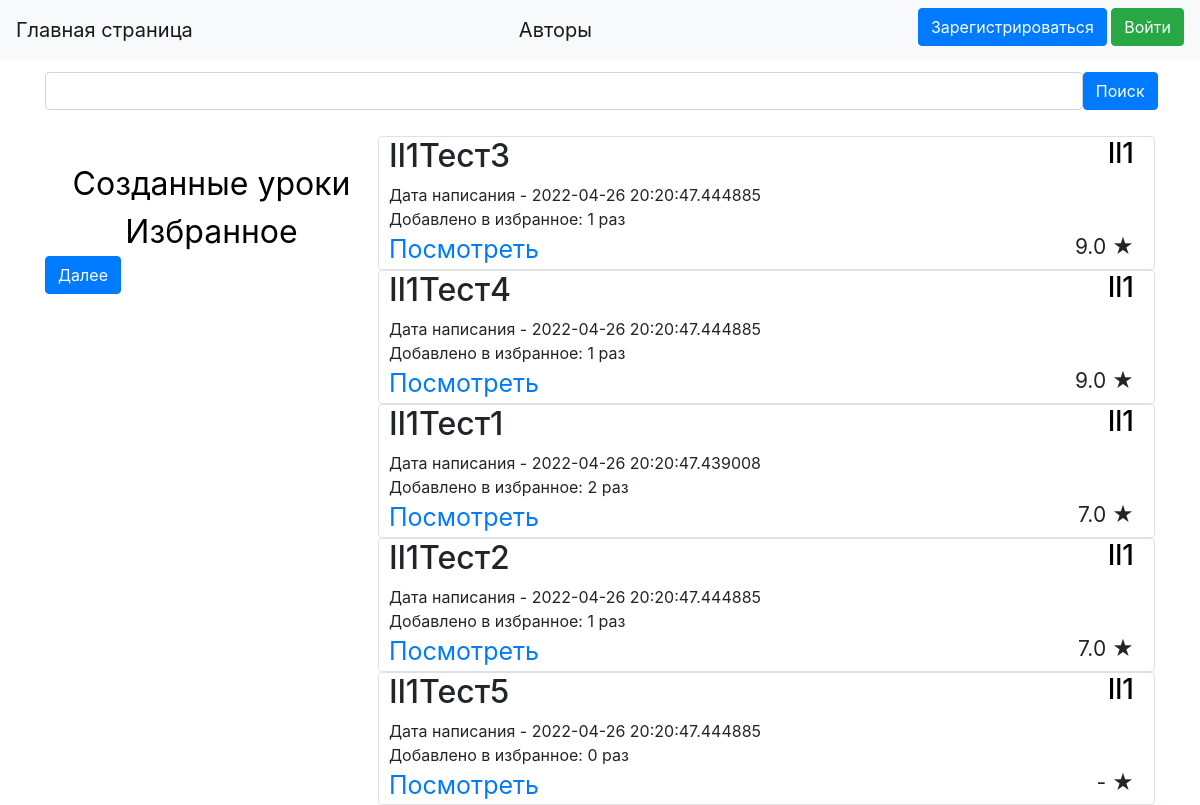
The page /profile/Il1 on the database its author committed.
### data1/lessons.py (models this page shows, shortened)
class Lesson(SqlAlchemyBase):
    __tablename__ = 'lessons'
    id = sqlalchemy.Column(sqlalchemy.Integer,
                           primary_key=True, autoincrement=True)
    title = sqlalchemy.Column(sqlalchemy.String, nullable=True)
    content = sqlalchemy.Column(sqlalchemy.String, nullable=True)
    added_to_favorites_count = sqlalchemy.Column(sqlalchemy.Integer, default=0)
    rate = sqlalchemy.Column(sqlalchemy.Float, default=0)
    rates_count = sqlalchemy.Column(sqlalchemy.Integer, default=0)
    created_date = sqlalchemy.Column(sqlalchemy.DateTime,
                                     default=datetime.datetime.now)
    user_id = sqlalchemy.Column(sqlalchemy.Integer,
                                sqlalchemy.ForeignKey("users.id"))
    user = orm.relation('User')
    favourites = orm.relation("Favourites", back_populates='lesson')

### data1/users.py (models this page shows, shortened)
class User(SqlAlchemyBase, UserMixin):
    __tablename__ = 'users'
    id = sqlalchemy.Column(sqlalchemy.Integer,
                           primary_key=True, autoincrement=True)
    name = sqlalchemy.Column(sqlalchemy.String, unique=True, nullable=True)
    about = sqlalchemy.Column(sqlalchemy.String, nullable=True)
    email = sqlalchemy.Column(sqlalchemy.String,
                              index=True, unique=True, nullable=True)
    hashed_password = sqlalchemy.Column(sqlalchemy.String, nullable=True)
    created_lessons_count = sqlalchemy.Column(sqlalchemy.Integer, default=0)
    favourites_lessons_count = sqlalchemy.Column(sqlalchemy.Integer, default=0)
    created_date = sqlalchemy.Column(sqlalchemy.DateTime,
                                     default=datetime.datetime.now)
    lessons = orm.relation("Lesson", back_populates='user')
    favourites = orm.relation("Favourites", back_populates='user')

### LearnCreator.py (the view, shortened to what this page needs)
@app.route('/profile/<string:name>', methods=['GET', 'POST'])
def watch_profile(name):
    global limit, user_now, profile, FirstResult, search_now, lessons_now_count
    search = SearchForm()
    if name != user_now:
        profile = 'your_lessons'
        search_now, user_now, FirstResult, limit = start_parameters()
    if request.method == "POST":
        FirstResult = 0
        limit = 5
        search_now = search.search.data
    db_sess = db_session.create_session()
    user = db_sess.query(User).filter(User.name == name).first()
    user_now = user.name
    db_sess = db_session.create_session()
    my_favourites_ids = []
    if current_user.is_authenticated:
        my_favourites_ids = [x.lesson_id for x in
                             db_sess.query(Favourites.lesson_id).filter(
                                 Favourites.user_id == current_user.id).distinct()]
    favourites_ids = [x.lesson_id for x in
                      db_sess.query(Favourites.lesson_id).filter(Favourites.user_id == user.id).distinct()]
    if profile == 'your_lessons':
        lessons = db_sess.query(Lesson).filter(Lesson.title.like(f'%{search_now}%') | Lesson.title.like(
            '%' + str(search_now).capitalize() + '%') | Lesson.title.like(
            '%' + str(search_now).lower() + '%') | Lesson.title.like(
            '%' + str(search_now).upper() + '%'), Lesson.user_id == user.id).order_by(-Lesson.rate,
                                                                                      -Lesson.added_to_favorites_count,
                                                                                      Lesson.title)[
                  FirstResult:limit]
        lessons_now_count = db_sess.query(Lesson).filter(Lesson.title.like(f'%{search_now}%') | Lesson.title.like(
            '%' + str(search_now).capitalize() + '%') | Lesson.title.like(
            '%' + str(search_now).lower() + '%') | Lesson.title.like(
            '%' + str(search_now).upper() + '%'), Lesson.user_id == user.id).count()
    return render_template('profile.html', user=user, profile=profile, lessons=lessons, search=search,
                           lessons_now_count=lessons_now_count, FirstResult=FirstResult, limit=limit,
                           my_favourites_ids=my_favourites_ids)

### forms/search.py
class SearchForm(FlaskForm):
    search = StringField('Поиск')
    select = SubmitField('Поиск')
    estimate = StringField('Оценка')
    further = SubmitField('Далее')
    back = SubmitField('Назад')

### data1/db_session.py (called while the page is built)
def create_session() -> Session:
    global __factory
    return __factory()

### templates/profile.html (shortened to what this page needs)
{% extends "base.html" %}
{% block content %}
<br>
<form action="" method="post">
    <div style="float: left; width: 93.5%">{{ search.search(class="form-control") }}</div>
    <div style="float: right; width: 6.5%">{{ search.select(type="submit", class="btn btn-primary")
        }}
    </div>
</form>
<br>
<div class="text_url" style="float: left">
    <a href="/your_lessons" class="url">Созданные уроки</a><br>
    <a href="/your_favourites" class="url">Избранное</a>
</div>
<div style="padding-top: 40px">
    {% for item in lessons%}
    <div class="col-md6 border rounded" style="float: right; width: 70%">
        <h2 style="float: left; width: 50%; padding-left: 10px">{{item.title}}</h2>
        <h3 style="float: right; width: 50%; padding-right: 20px" align="right">
            <a href="/profile/{{ item.user.name }}" class="url1">{{item.user.name}}</a>
        </h3>
        <div style="float:left; width: 100%; padding-left: 10px">
            Дата написания - {{item.created_date}}
        </div>
        <div style="padding-left: 10px">
            Добавлено в избранное: {{item.added_to_favorites_count}} раз
        </div>
        <div style="float: right; width: 14.1%; font-size: 21px; padding-right: 20px" align="right">
            {% if item.rates_count>0%}
            {{item.rate}} &#9733
            {% else %}
            - &#9733
            {% endif %}
        </div>
        <div class="text3" style="font-size: 25px;  padding-left: 10px; width: 80%">
            <a href="/lesson/{{ item.id }}">Посмотреть</a>
        </div>
    </div>
    {% endfor %}
    {% if lessons_now_count>limit%}
    <a href="/limit_profile">{{ search.further(type="submit", class="btn btn-primary") }}</a>
    {% endif %}
</div>
{% endblock %}

### templates/base.html (style rules this page uses)
.text_url { padding-top: 50px; font-size: 200%; width: 30%; text-align: center }
.url { text-decoration: none; color: #000000; }
.url1 { text-decoration: none; color: #000000; }
.text3 { word-spacing: 20px }

### rows shown on the page
Lesson: title "Il1Тест3", user.name "Il1", created_date "2022-04-26 20:20:47.444885", added_to_favorites_count "1", rate "9.0"
Lesson: title "Il1Тест4", user.name "Il1", created_date "2022-04-26 20:20:47.444885", added_to_favorites_count "1", rate "9.0"
Lesson: title "Il1Тест1", user.name "Il1", created_date "2022-04-26 20:20:47.439008", added_to_favorites_count "2", rate "7.0"
Lesson: title "Il1Тест2", user.name "Il1", created_date "2022-04-26 20:20:47.444885", added_to_favorites_count "1", rate "7.0"
Lesson: title "Il1Тест5", user.name "Il1", created_date "2022-04-26 20:20:47.444885", added_to_favorites_count "0"
